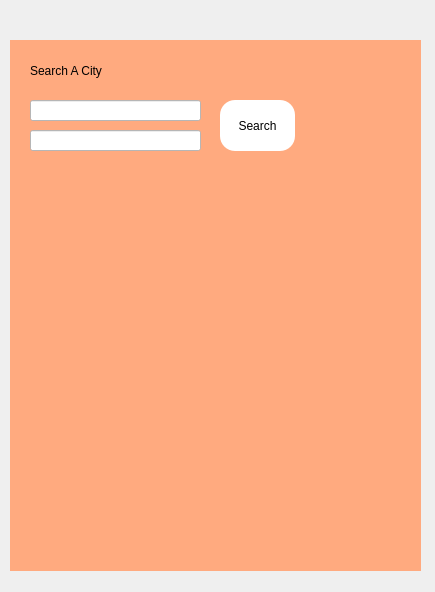
<?xml version="1.0" encoding="UTF-8"?>
<ui version="4.0">
 <class>Form</class>
 <widget class="QWidget" name="Form">
  <property name="geometry">
   <rect>
    <x>0</x>
    <y>0</y>
    <width>435</width>
    <height>592</height>
   </rect>
  </property>
  <property name="windowTitle">
   <string>Form</string>
  </property>
  <widget class="QStackedWidget" name="stackedWidget">
   <property name="geometry">
    <rect>
     <x>10</x>
     <y>40</y>
     <width>411</width>
     <height>531</height>
    </rect>
   </property>
   <property name="styleSheet">
    <string notr="true">background-color:rgb(255, 170, 127);</string>
   </property>
   <widget class="QWidget" name="page">
    <widget class="QLabel" name="label_5_a">
     <property name="geometry">
      <rect>
       <x>10</x>
       <y>390</y>
       <width>361</width>
       <height>41</height>
      </rect>
     </property>
     <property name="styleSheet">
      <string notr="true">font: 18pt &quot;MS Shell Dlg 2&quot;;
</string>
     </property>
     <property name="text">
      <string/>
     </property>
    </widget>
    <widget class="QLabel" name="label_4_a">
     <property name="geometry">
      <rect>
       <x>10</x>
       <y>330</y>
       <width>361</width>
       <height>41</height>
      </rect>
     </property>
     <property name="styleSheet">
      <string notr="true">font: 18pt &quot;MS Shell Dlg 2&quot;;</string>
     </property>
     <property name="text">
      <string/>
     </property>
    </widget>
    <widget class="QLabel" name="label_3_a">
     <property name="geometry">
      <rect>
       <x>10</x>
       <y>270</y>
       <width>361</width>
       <height>41</height>
      </rect>
     </property>
     <property name="styleSheet">
      <string notr="true">font: 18pt &quot;MS Shell Dlg 2&quot;;
</string>
     </property>
     <property name="text">
      <string/>
     </property>
    </widget>
    <widget class="QLabel" name="label_2_a">
     <property name="geometry">
      <rect>
       <x>10</x>
       <y>210</y>
       <width>371</width>
       <height>41</height>
      </rect>
     </property>
     <property name="styleSheet">
      <string notr="true">font: 18pt &quot;MS Shell Dlg 2&quot;;
</string>
     </property>
     <property name="text">
      <string/>
     </property>
    </widget>
    <widget class="QLabel" name="label_1_a">
     <property name="geometry">
      <rect>
       <x>10</x>
       <y>150</y>
       <width>361</width>
       <height>41</height>
      </rect>
     </property>
     <property name="styleSheet">
      <string notr="true">font: 18pt &quot;MS Shell Dlg 2&quot;;
</string>
     </property>
     <property name="text">
      <string/>
     </property>
    </widget>
    <widget class="QLabel" name="Indvalid_label">
     <property name="geometry">
      <rect>
       <x>10</x>
       <y>450</y>
       <width>371</width>
       <height>41</height>
      </rect>
     </property>
     <property name="styleSheet">
      <string notr="true">font: 18pt &quot;MS Shell Dlg 2&quot;;
</string>
     </property>
     <property name="text">
      <string/>
     </property>
    </widget>
    <widget class="QLabel" name="label">
     <property name="geometry">
      <rect>
       <x>20</x>
       <y>15</y>
       <width>261</width>
       <height>31</height>
      </rect>
     </property>
     <property name="styleSheet">
      <string notr="true">font: 18pt &quot;MS Shell Dlg 2&quot;;</string>
     </property>
     <property name="text">
      <string>Search A City</string>
     </property>
    </widget>
    <widget class="QPushButton" name="search_bt">
     <property name="geometry">
      <rect>
       <x>210</x>
       <y>60</y>
       <width>75</width>
       <height>51</height>
      </rect>
     </property>
     <property name="styleSheet">
      <string notr="true">background-color:white;
border-radius:15px;</string>
     </property>
     <property name="text">
      <string>Search</string>
     </property>
    </widget>
    <widget class="QLineEdit" name="input_city">
     <property name="geometry">
      <rect>
       <x>20</x>
       <y>60</y>
       <width>171</width>
       <height>21</height>
      </rect>
     </property>
     <property name="styleSheet">
      <string notr="true">background-color:white;</string>
     </property>
    </widget>
    <widget class="QLineEdit" name="input_api">
     <property name="geometry">
      <rect>
       <x>20</x>
       <y>90</y>
       <width>171</width>
       <height>21</height>
      </rect>
     </property>
     <property name="styleSheet">
      <string notr="true">background-color:white;</string>
     </property>
    </widget>
   </widget>
   <widget class="QWidget" name="page_2"/>
  </widget>
  <widget class="QLabel" name="label_3">
   <property name="geometry">
    <rect>
     <x>0</x>
     <y>0</y>
     <width>431</width>
     <height>581</height>
    </rect>
   </property>
   <property name="text">
    <string/>
   </property>
   <property name="pixmap">
    <pixmap>../Nutrional_app - Copy/images (1).jpg</pixmap>
   </property>
   <property name="scaledContents">
    <bool>true</bool>
   </property>
  </widget>
  <zorder>label_3</zorder>
  <zorder>stackedWidget</zorder>
 </widget>
 <resources/>
 <connections/>
</ui>
